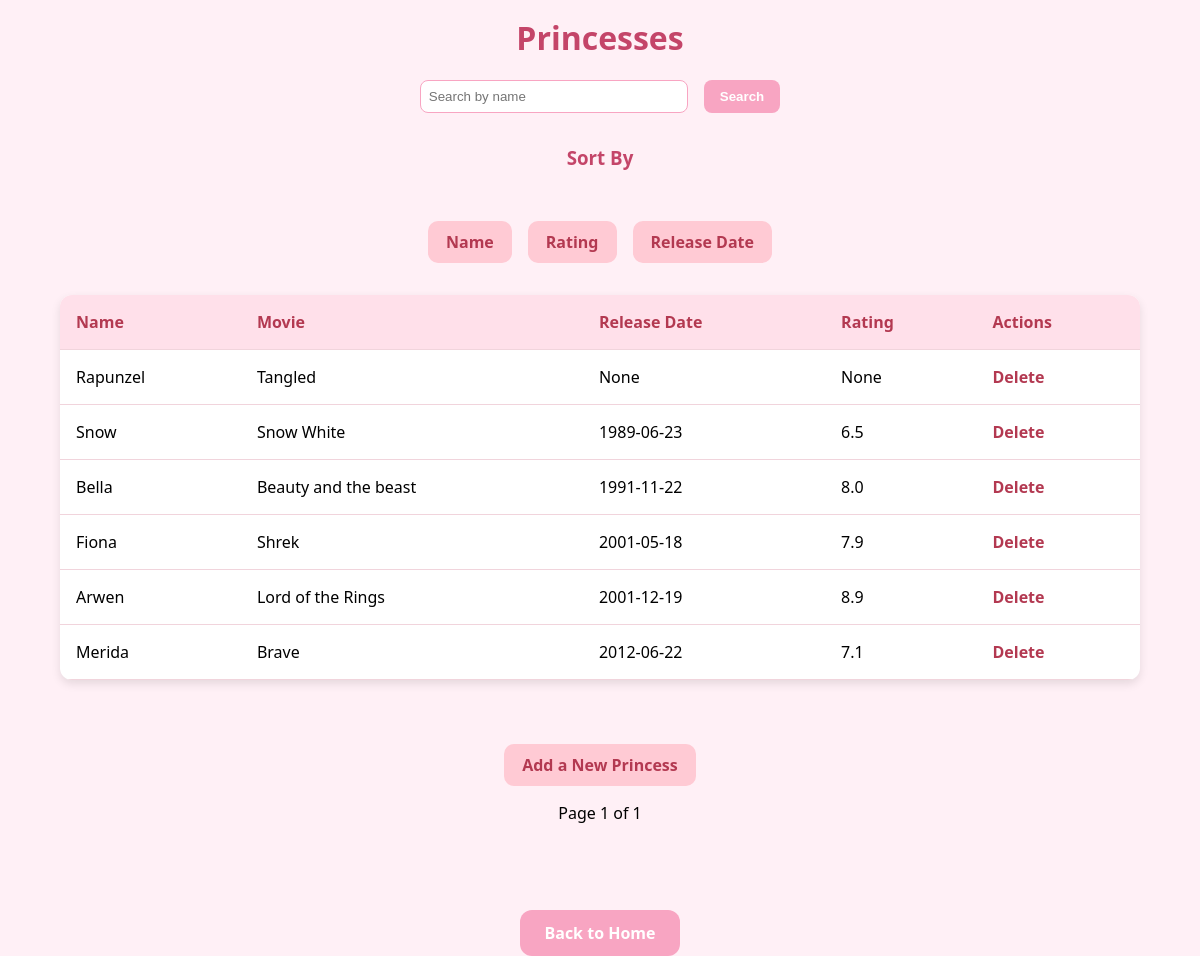
Page /princesses?sort=release_date on the committed database.
### models.py (models this page shows)
class Princess(db.Model):
    __tablename__ = 'princess'
    id = db.Column(db.Integer, primary_key=True)
    name = db.Column(db.String(100), nullable=False)
    movie = db.Column(db.String(100), nullable=False)
    release_date = db.Column(db.Date, nullable=True)
    is_animated = db.Column(db.Boolean, nullable=False)
    rating = db.Column(db.String(10))
    genre = db.Column(db.String(100))
    poster_url = db.Column(db.String(300))
    appointments = db.relationship('Appointment', back_populates='princess')

### app.py (the view)
@app.route('/princesses', methods=['GET'])
def princesses():
    search = request.args.get('search', '')
    sort_by = request.args.get('sort', 'id')  # Default sort by 'id'
    page = request.args.get('page', 1, type=int)
    query = Princess.query
    if search:
        query = query.filter(Princess.name.contains(search))
    query = query.order_by(getattr(Princess, sort_by))
    princess_pagination = query.paginate(page=page, per_page=10)
    return render_template('princesses.html', princesses=princess_pagination.items, pagination=princess_pagination)

### templates/princesses.html (shortened to what this page needs)
<!DOCTYPE html>
<html lang="en">
<head>
    <link rel="stylesheet" href="{{ url_for('static', filename='style.css') }}"></head>
<body>
    <h1>Princesses</h1>
    <form method="GET" action="{{ url_for('princesses') }}">
        <input type="text" name="search" placeholder="Search by name" value="{{ request.args.get('search', '') }}">
        <button type="submi need to update my css fileit">Search</button>
    </form>
    <div class="sort-container">
        <h3>Sort By</h3>
        <div class="sort-buttons">
            <a href="{{ url_for('princesses', sort='name') }}" class="sort-btn">Name</a>
            <a href="{{ url_for('princesses', sort='rating') }}" class="sort-btn">Rating</a>
            <a href="{{ url_for('princesses', sort='release_date') }}" class="sort-btn">Release Date</a>
        </div>
    </div>
    <table>
        <tr>
            <th>Name</th>
            <th>Movie</th>
            <th>Release Date</th>
            <th>Rating</th>
            <th>Actions</th>
        </tr>
        {% for princess in princesses %}
        <tr>
            <td>{{ princess.name }}</td>
            <td>{{ princess.movie }}</td>
            <td>{{ princess.release_date }}</td>
            <td>{{ princess.rating }}</td>
            <td>
                <a href="{{ url_for('delete_princess', id=princess.id) }}" onclick="return confirm('Are you sure?')">Delete</a>
            </td>
        </tr>
        {% endfor %}
    </table>
  <div class="add">
      <a href="{{ url_for('add_princess') }}" class="add-btn">Add a New Princess</a>
  </div>
    <div>
        <span>Page {{ pagination.page }} of {{ pagination.pages }}</span>
    </div>
    <br>
    <div class="back-home">
        <a href="{{ url_for('index') }}" class="home-btn">Back to Home</a>
    </div>
</body>
</html>

### static/style.css (style rules this page uses)
body { margin: 0; font-family: 'Segoe UI', sans-serif; background-color: #fff0f6; }
h1 { text-align: center; color: #c44569; margin-top: 1rem; }
table { width: 90%; margin: 2rem auto; border-collapse: collapse; background-color: #fff; border-radius: 12px; overflow: hidden; box-shadow: 0 4px 10px rgba(0, 0, 0, 0.1); }
th, td { padding: 1rem; text-align: left; border-bottom: 1px solid #f1d4dc; }
th { background-color: #ffe0ea; color: #b33951; font-weight: bold; }
form { display: flex; justify-content: center; gap: 1rem; margin: 1rem auto; }
input[type="text"] { padding: 0.5rem; border-radius: 8px; border: 1px solid #f8a5c2; width: 250px; }
button { padding: 0.5rem 1rem; background-color: #f8a5c2; color: white; border: none; border-radius: 8px; cursor: pointer; font-weight: bold; }
h3 { text-align: center; color: #c44569; margin-top: 2rem; }
a { text-decoration: none; color: #b33951; font-weight: bold; }
div { text-align: center; margin-top: 1rem; }
div > a { display: inline-block; margin-top: 2rem; padding: 0.5rem 1rem; background-color: #f8a5c2; color: white; border-radius: 12px; transition: background-color 0.3s ease; }
.sort-container { text-align: center; margin-top: 2rem; }
.sort-buttons { display: flex; justify-content: center; gap: 1rem; flex-wrap: wrap; margin-top: 0.5rem; }
.sort-btn { background-color: #ffcad4; color: #b33951; padding: 0.5rem 1rem; border-radius: 10px; text-decoration: none; font-weight: bold; border: 2px solid transparent; transition: all 0.3s ease; }
.back-home { text-align: center; margin-top: 2rem; }
.home-btn { background-color: #f8a5c2; color: white; padding: 0.75rem 1.5rem; border-radius: 12px; font-weight: bold; text-decoration: none; transition: background-color 0.3s ease; }
.add { text-align: center; margin-top: 2rem; }
.add-btn { background-color: #ffcad4; color: #b33951; padding: 0.5rem 1rem; border-radius: 10px; text-decoration: none; font-weight: bold; border: 2px solid transparent; transition: all 0.3s ease; }

### rows in the picture
Princess: name "Rapunzel", movie "Tangled", release_date "None", rating "None"
Princess: name "Snow", movie "Snow White", release_date "1989-06-23", rating "6.5"
Princess: name "Bella", movie "Beauty and the beast", release_date "1991-11-22", rating "8.0"
Princess: name "Fiona", movie "Shrek", release_date "2001-05-18", rating "7.9"
Princess: name "Arwen", movie "Lord of the Rings", release_date "2001-12-19", rating "8.9"
Princess: name "Merida", movie "Brave", release_date "2012-06-22", rating "7.1"

### other values in the picture
{{ pagination.page }} "1"
{{ pagination.pages }} "1"
